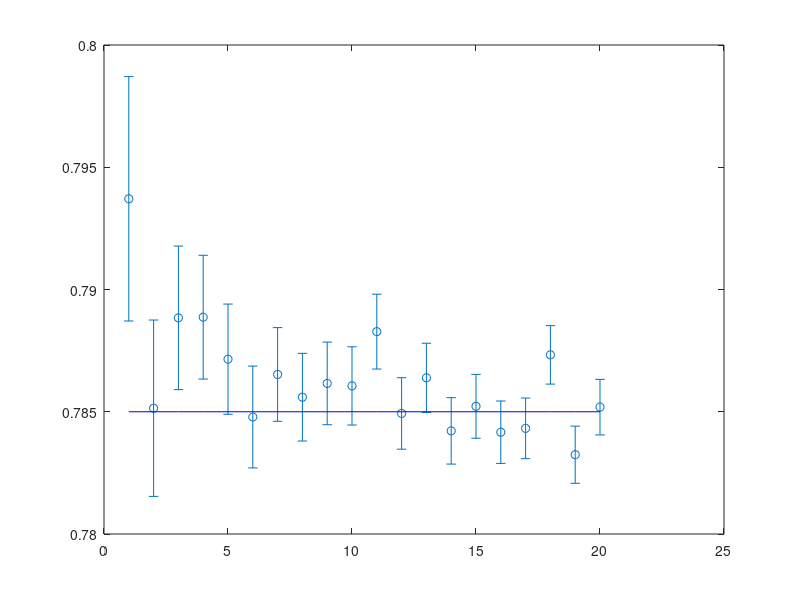

Here is the MATLAB script that generated this plot:
%% Integrate 0 - 1 e^x dx with 1000 random numbers 

clc
clear all;

a=0;
b=1;
exact = exp(1)-1

sum = 0;
N = 1000;
h = (b-a)/N;

for i=1:N
    x = a + rand*(b-a);
    %% sum = sum + f(x)*h
    sum = sum + exp(x)*h;
end
sum

%% Radio active decay
clear all;
clc
N = 5000;
alpha = 0.03;
dt = 1;

for i = 0:dt:300
    k = 0;
    for j=1:N;
        if(rand<alpha*dt);
            k = k + 1;
        end 
    end
    N = N-k;
    x(i+1) = i;
    y(i+1) = N;
end

plot(x,y,'.');hold on;
N=5000;
for i = 0:dt:300
    z(i+1) = N*exp(-alpha*(i+1));
end
plot(x,z);hold off;


%% Hit and miss

clear all;
radius = 1;
count = 0;
for i=1:10000
    x(i) = rand*2-1;
    y(i) = rand*2-1;
    r = sqrt(x(i)^2 + y(i)^2);
    if(r<= radius)
        count = count+1;
        x2(count) = x(i);
        y2(count) = y(i);
    end
end
find_pi = 4*count/i
plot(x,y,'.',x2,y2,'r.');


%% MC by Direct sampling 
%% integration  0-1 dx/(1+x^2)
clear all;
clc; 

exact = 0.7850;    % Reference value
L = 20;            % Number of steps

z = zeros(1, L);         % Preallocate for efficiency
favg = zeros(1, L);      
sd = zeros(1, L);        

for k = 1:L
    N = 1000 * k;        % Sample size increases with k
    sumf = 0;            % Initialize sum
    sumf2 = 0;           % Initialize sum of squares
    for i = 1:N
        x = rand;                    % Random value in [0, 1]
        fx = 1 / (1 + (x^2));        % Function evaluation
        sumf = sumf + fx;            % Update sum
        sumf2 = sumf2 + fx^2;        % Update sum of squares
    end
    z(k) = k;                                    % Step count
    favg(k) = sumf / N;                          % Mean
    sd(k) = sqrt(((sumf2 / N) - (favg(k)^2)) / N);% Standard deviation over sqrt(N)
end

errorbar(z, favg, sd, 'o'); hold on;            % Error bars
plot(z, exact * ones(1, L), '-b'); hold off;     % Plot reference value across L
